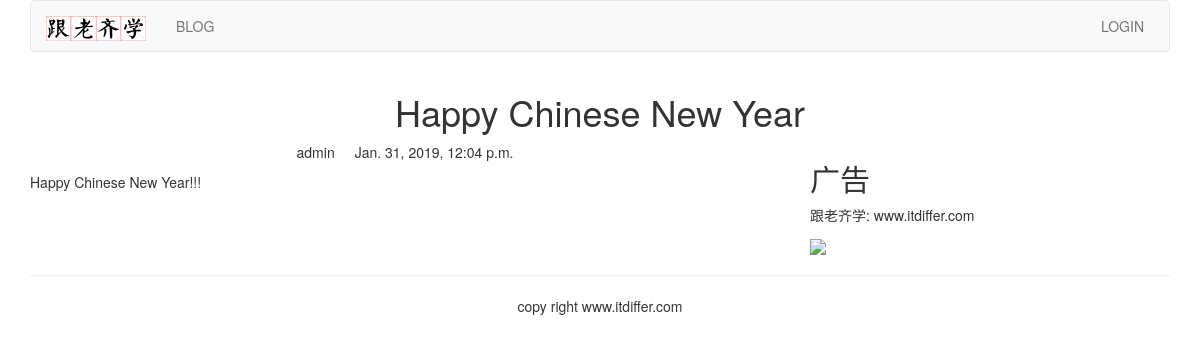
The app's page /blog/2/ with its own data.
### blog/models.py (models this page shows, shortened)
class BlogArticles(models.Model):
	title = models.CharField(max_length=300)
	author = models.ForeignKey(User, on_delete=models.CASCADE, related_name="blog_posts")
	body = models.TextField()
	publish = models.DateTimeField(default=timezone.now)
	class Meta:
		ordering = ("-publish",)

### blog/views.py (the view)
# urls.py: path('<int:article_id>/', views.blog_article, name='blog_article'),
def blog_article(request, article_id):
	article = get_object_or_404(BlogArticles, id=article_id)
	pub = article.publish
	return render(request, "blog/content.html", {"article":article, "publish":pub})

### templates/blog/content.html (shortened to what this page needs)
{% extends "base.html" %}
{% block content %}
<div class="row text-center verticle-middle-sm">
	<h1>{{ article.title }}</h1>
</div>
<div class="row">
	<div class="col-xs-12 col-md-8">
		<p class="text-center"><span>{{ article.author.username }}</span><span style="margin-left:20px">{{ publish }}</span></p>
		<div>{{ article.body }}</div>
	</div>
	<div class="col-xs-6 col-md-4">
		<h2>广告</h2>
		<p>跟老齐学: www.itdiffer.com</p>
		<img width="200px" src="http://www.mrwallpaper.com/wallpapers/Fluffy-Cat.jpg">
	</div>
</div>
{% endblock %}

### records on screen
BlogArticles: title "Happy Chinese New Year", author.username "admin", publish "Jan. 31, 2019, 12:04 p.m.", body "Happy Chinese New Year!!!"
